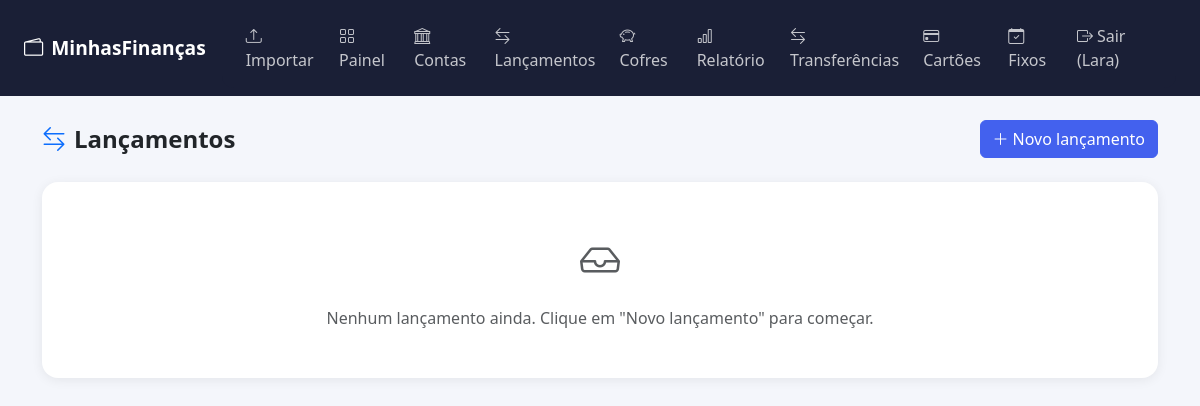
Page /lancamentos (signed in) on the earlier database version.
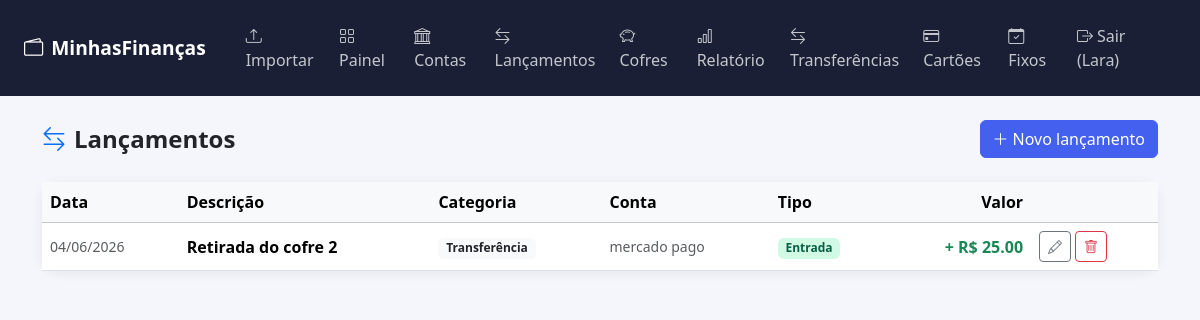
Same page on the later database version.
### app/models.py (models this page shows, shortened)
class Lancamento(db.Model):
    __tablename__ = 'lancamentos'
    id = db.Column(db.Integer, primary_key=True)
    descricao = db.Column(db.String(200), nullable=False)
    valor = db.Column(db.Float, nullable=False)
    tipo = db.Column(db.String(10), nullable=False)
    categoria = db.Column(db.String(50), nullable=False)
    data = db.Column(db.Date, nullable=False, default=datetime.utcnow)
    conta_id = db.Column(db.Integer, db.ForeignKey('contas.id'), nullable=False)
    usuario_id = db.Column(db.Integer, db.ForeignKey('usuarios.id'), nullable=False)
    criado_em = db.Column(db.DateTime, default=datetime.utcnow)
    CATEGORIAS_ENTRADA = ['Salário', 'Freela', 'Vendas', 'Presente', 'Outros']
    CATEGORIAS_SAIDA = ['Alimentação', 'Transporte', 'Moradia', 'Saúde', 'Lazer', 'Roupas', 'Educação', 'Transferência para terceiros', 'Outros']

class Conta(db.Model):
    __tablename__ = 'contas'
    id = db.Column(db.Integer, primary_key=True)
    nome = db.Column(db.String(100), nullable=False)
    tipo = db.Column(db.String(50), nullable=False)
    saldo_inicial = db.Column(db.Float, default=0.0)
    usuario_id = db.Column(db.Integer, db.ForeignKey('usuarios.id'), nullable=False)
    criado_em = db.Column(db.DateTime, default=datetime.utcnow)
    lancamentos = db.relationship('Lancamento', backref='conta', lazy=True)

### app/routes.py (the view)
@main.route('/lancamentos')
@login_required
def lancamentos():
    contas = Conta.query.filter_by(usuario_id=current_user.id).all()
    cartoes = CartaoCredito.query.filter_by(usuario_id=current_user.id).all()
    todos = Lancamento.query.filter_by(usuario_id=current_user.id).order_by(Lancamento.data.desc()).all()
    return render_template('lancamentos.html', lancamentos=todos, contas=contas,
                           cartoes=cartoes,
                           categorias_entrada=Lancamento.CATEGORIAS_ENTRADA,
                           categorias_saida=Lancamento.CATEGORIAS_SAIDA)

### app/models.py (called while the page is built)
@login_manager.user_loader
def load_user(user_id):
    return Usuario.query.get(int(user_id))

### app/templates/lancamentos.html (shortened to what this page needs)
{% extends 'base.html' %}
{% block content %}
<div class="d-flex justify-content-between align-items-center mb-4">
  <h4 class="fw-bold mb-0"><i class="bi bi-arrow-left-right me-2 text-primary"></i>Lançamentos</h4>
  <button class="btn btn-primary" data-bs-toggle="modal" data-bs-target="#modalLancamento">
    <i class="bi bi-plus-lg me-1"></i>Novo lançamento
  </button>
</div>
<div class="card">
  <div class="card-body p-0">
    {% if lancamentos %}
    <div class="table-responsive">
      <table class="table table-hover align-middle mb-0">
        <thead class="table-light">
          <tr>
            <th>Data</th>
            <th>Descrição</th>
            <th>Categoria</th>
            <th>Conta</th>
            <th>Tipo</th>
            <th class="text-end">Valor</th>
            <th></th>
          </tr>
        </thead>
        <tbody>
          {% for l in lancamentos %}
          <tr>
            <td class="text-muted small">{{ l.data.strftime('%d/%m/%Y') }}</td>
            <td class="fw-semibold">{{ l.descricao }}</td>
            <td><span class="badge bg-light text-dark">{{ l.categoria }}</span></td>
            <td class="text-muted small">{{ l.conta.nome }}</td>
            <td>
              <span class="badge {{ 'badge-entrada' if l.tipo == 'entrada' else 'badge-saida' }}">
                {{ 'Entrada' if l.tipo == 'entrada' else 'Saída' }}
              </span>
            </td>
            <td class="text-end fw-bold text-{{ 'success' if l.tipo == 'entrada' else 'danger' }}">
              {{ '+' if l.tipo == 'entrada' else '-' }} R$ {{ "%.2f"|format(l.valor) }}
            </td>
            <td>
              <div class="d-flex gap-1">
                <button class="btn btn-sm btn-outline-secondary"
                  data-bs-toggle="modal"
                  data-bs-target="#modalEditar{{ l.id }}">
                  <i class="bi bi-pencil"></i>
                </button>
                <form method="POST" action="{{ url_for('main.excluir_lancamento', id=l.id) }}"
                  onsubmit="return confirm('Excluir este lançamento?')">
                  <button class="btn btn-sm btn-outline-danger">
                    <i class="bi bi-trash"></i>
                  </button>
                </form>
              </div>
            </td>
          </tr>
          {% endfor %}
        </tbody>
      </table>
    </div>
    {% else %}
    <div class="text-center py-5 text-muted">
      <i class="bi bi-inbox fs-1 d-block mb-3"></i>
      Nenhum lançamento ainda. Clique em "Novo lançamento" para começar.
    </div>
    {% endif %}
  </div>
</div>
{% endblock %}

Differences in the rows shown:
added Lancamento: data "04/06/2026", descricao "Retirada do cofre 2", categoria "Transferência", conta.nome "mercado pago", tipo "Entrada", tipo "+", valor "25.00"
Other differences:
text no longer shown: "Nenhum lançamento ainda. Clique em \"Novo lançamento\" para começar."
text now shown: "Data Descrição Categoria Conta Tipo Valor"
